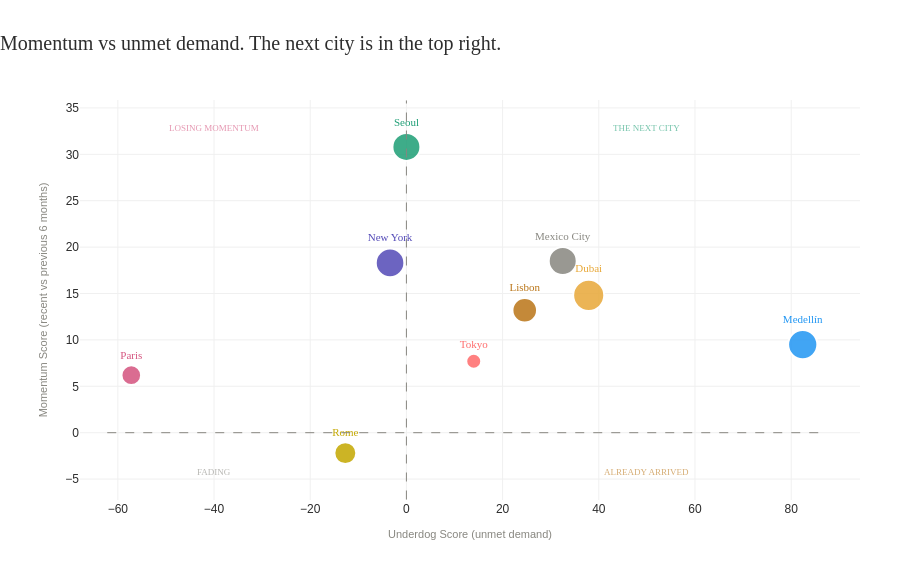

Notebook cell for this chart:
### Markdown cell above
## Act 5 — The Next City

Every city that is now overrun was once somewhere nobody 
had heard of. Lisbon was a cheap alternative to Barcelona 
before it became the city everyone was talking about. 
Medellín was a cautionary tale before it became a case 
study. Seoul was a niche interest before Squid Game made 
it the most culturally referenced city of its generation. 
The pattern is the same every time. The data just rarely 
gets asked to find it before it happens.

This final analysis combines everything built so far to 
answer the one question the travel industry keeps getting 
wrong: which city is next? Not which city is popular now. 
Not which city won last year. Which city is currently 
showing the early signal pattern that the cities above 
showed before they blew up.

The criteria are specific. Rising search momentum over 
the last 12 months. A positive underdog score meaning 
arrivals have not yet caught up with interest. No 
overtourism plateau signal yet. And a cultural moment 
either already happening or visibly building.

One city in this dataset meets all four criteria. The 
data has been pointing at it for eighteen months. The 
travel industry has not fully caught up yet.

### Code cell
# === CHART 5: THE NEXT CITY ===

# Calculate momentum score — last 6 months vs previous 6 months
momentum_data = []

for city in city_list_all:
    city_data = df_trends[df_trends['City'] == city].copy()
    city_data = city_data.sort_values('Month')
    
    latest = city_data['Month'].max()
    
    recent_6 = city_data[
        city_data['Month'] > latest - pd.DateOffset(months=6)
    ]['Interest'].mean()
    
    prev_6 = city_data[
        (city_data['Month'] <= latest - pd.DateOffset(months=6)) &
        (city_data['Month'] > latest - pd.DateOffset(months=12))
    ]['Interest'].mean()
    
    momentum = round(recent_6 - prev_6, 1)
    
    underdog_row = underdog_df[underdog_df['City'] == city]
    underdog_score = underdog_row['Underdog Score'].values[0] if len(underdog_row) > 0 else 0
    
    momentum_data.append({
        'City'           : city,
        'Recent Interest': round(recent_6, 1),
        'Prev Interest'  : round(prev_6, 1),
        'Momentum'       : momentum,
        'Underdog Score' : underdog_score
    })

momentum_df = pd.DataFrame(momentum_data).sort_values(
    'Momentum', ascending=False)

print(momentum_df.to_string(index=False))

# === BUBBLE CHART — MOMENTUM VS UNDERDOG SCORE ===
fig = go.Figure()

for _, row in momentum_df.iterrows():
    city = row['City']
    color = city_colors[city]
    
    fig.add_trace(go.Scatter(
        x=[row['Underdog Score']],
        y=[row['Momentum']],
        mode='markers+text',
        name=city,
        text=[city],
        textposition='top center',
        textfont=dict(size=11, color=color, family='Arial Black'),
        marker=dict(
            size=max(row['Recent Interest'] / 3, 15),
            color=color,
            opacity=0.85,
            line=dict(color='white', width=2)
        ),
        hovertemplate=(
            f"<b>{city}</b><br>"
            f"Momentum: {row['Momentum']:+.1f} points<br>"
            f"Underdog Score: {row['Underdog Score']:.1f}<br>"
            f"Recent Interest: {row['Recent Interest']:.1f}"
            "<extra></extra>"
        )
    ))

# Quadrant lines
fig.add_shape(type='line',
    x0=0, x1=0,
    y0=momentum_df['Momentum'].min() - 5,
    y1=momentum_df['Momentum'].max() + 5,
    line=dict(color='#888780', width=1, dash='dash'))

fig.add_shape(type='line',
    x0=momentum_df['Underdog Score'].min() - 5,
    x1=momentum_df['Underdog Score'].max() + 5,
    y0=0, y1=0,
    line=dict(color='#888780', width=1, dash='dash'))

# Quadrant labels
fig.add_annotation(x=50, y=momentum_df['Momentum'].max() + 2,
    text="THE NEXT CITY", showarrow=False,
    font=dict(size=9, color='#1D9E75', family='Arial Black'),
    opacity=0.6)

fig.add_annotation(x=-40, y=momentum_df['Momentum'].max() + 2,
    text="LOSING MOMENTUM", showarrow=False,
    font=dict(size=9, color='#D4537E', family='Arial Black'),
    opacity=0.6)

fig.add_annotation(x=50, y=momentum_df['Momentum'].min() - 2,
    text="ALREADY ARRIVED", showarrow=False,
    font=dict(size=9, color='#BA7517', family='Arial Black'),
    opacity=0.6)

fig.add_annotation(x=-40, y=momentum_df['Momentum'].min() - 2,
    text="FADING", showarrow=False,
    font=dict(size=9, color='#888780', family='Arial Black'),
    opacity=0.6)

fig.update_layout(
    title=dict(
        text='Momentum vs unmet demand. The next city is in the top right.',
        font=dict(size=20, color='#2d2d2d', family='Arial Black'),
        x=0, pad=dict(b=20)
    ),
    xaxis=dict(
        title=dict(
            text='Underdog Score (unmet demand)',
            font=dict(size=11, color='#888780')
        ),
        gridcolor='#f0f0f0',
        zeroline=False
    ),
    yaxis=dict(
        title=dict(
            text='Momentum Score (recent vs previous 6 months)',
            font=dict(size=11, color='#888780')
        ),
        gridcolor='#f0f0f0',
        zeroline=False
    ),
    plot_bgcolor='white',
    paper_bgcolor='white',
    height=580,
    margin=dict(l=80, r=40, t=100, b=80),
    font=dict(family='Arial', color='#2d2d2d'),
    showlegend=False,
    hoverlabel=dict(
        bgcolor='grey',
        bordercolor='#f0f0f0',
        font=dict(size=12, family='Arial'),
        namelength=-1
    )
)

fig.write_html('charts/chart5_next_city.html')
fig.write_image('charts/chart5_next_city.png',
                width=1200, height=580, scale=2)
fig.show()
print("Chart 5 saved.")

### Figure 1 — Plotly figure (JSON) as saved in the notebook; plotly's stock layout.template omitted (floating-point values rounded to 4 significant figures)
{"data": [{"hovertemplate": "<b>Seoul</b><br>Momentum: +30.8 points<br>Underdog Score: 0.0<br>Recent Interest: 84.0<extra></extra>", "marker": {"color": "#1D9E75", "line": {"color": "white", "width": 2}, "opacity": 0.85, "size": 28}, "mode": "markers+text", "name": "Seoul", "text": ["Seoul"], "textfont": {"color": "#1D9E75", "family": "Arial Black", "size": 11}, "textposition": "top center", "type": "scatter", "x": [0], "y": [30.8]}, {"hovertemplate": "<b>Mexico City</b><br>Momentum: +18.5 points<br>Underdog Score: 32.5<br>Recent Interest: 84.0<extra></extra>", "marker": {"color": "#888780", "line": {"color": "white", "width": 2}, "opacity": 0.85, "size": 28}, "mode": "markers+text", "name": "Mexico City", "text": ["Mexico City"], "textfont": {"color": "#888780", "family": "Arial Black", "size": 11}, "textposition": "top center", "type": "scatter", "x": [32.5], "y": [18.5]}, {"hovertemplate": "<b>New York</b><br>Momentum: +18.3 points<br>Underdog Score: -3.4<br>Recent Interest: 85.8<extra></extra>", "marker": {"color": "#534AB7", "line": {"color": "white", "width": 2}, "opacity": 0.85, "size": 28.6}, "mode": "markers+text", "name": "New York", "text": ["New York"], "textfont": {"color": "#534AB7", "family": "Arial Black", "size": 11}, "textposition": "top center", "type": "scatter", "x": [-3.4], "y": [18.3]}, {"hovertemplate": "<b>Dubai</b><br>Momentum: +14.8 points<br>Underdog Score: 37.9<br>Recent Interest: 93.3<extra></extra>", "marker": {"color": "#E8A838", "line": {"color": "white", "width": 2}, "opacity": 0.85, "size": 31.1}, "mode": "markers+text", "name": "Dubai", "text": ["Dubai"], "textfont": {"color": "#E8A838", "family": "Arial Black", "size": 11}, "textposition": "top center", "type": "scatter", "x": [37.9], "y": [14.8]}, {"hovertemplate": "<b>Lisbon</b><br>Momentum: +13.2 points<br>Underdog Score: 24.6<br>Recent Interest: 73.8<extra></extra>", "marker": {"color": "#BA7517", "line": {"color": "white", "width": 2}, "opacity": 0.85, "size": 24.6}, "mode": "markers+text", "name": "Lisbon", "text": ["Lisbon"], "textfont": {"color": "#BA7517", "family": "Arial Black", "size": 11}, "textposition": "top center", "type": "scatter", "x": [24.6], "y": [13.2]}, {"hovertemplate": "<b>Medellín</b><br>Momentum: +9.5 points<br>Underdog Score: 82.4<br>Recent Interest: 87.7<extra></extra>", "marker": {"color": "#2196F3", "line": {"color": "white", "width": 2}, "opacity": 0.85, "size": 29.23}, "mode": "markers+text", "name": "Medellín", "text": ["Medellín"], "textfont": {"color": "#2196F3", "family": "Arial Black", "size": 11}, "textposition": "top center", "type": "scatter", "x": [82.4], "y": [9.5]}, {"hovertemplate": "<b>Tokyo</b><br>Momentum: +7.7 points<br>Underdog Score: 14.0<br>Recent Interest: 33.8<extra></extra>", "marker": {"color": "#FF6B6B", "line": {"color": "white", "width": 2}, "opacity": 0.85, "size": 15}, "mode": "markers+text", "name": "Tokyo", "text": ["Tokyo"], "textfont": {"color": "#FF6B6B", "family": "Arial Black", "size": 11}, "textposition": "top center", "type": "scatter", "x": [14], "y": [7.7]}, {"hovertemplate": "<b>Paris</b><br>Momentum: +6.2 points<br>Underdog Score: -57.2<br>Recent Interest: 59.0<extra></extra>", "marker": {"color": "#D4537E", "line": {"color": "white", "width": 2}, "opacity": 0.85, "size": 19.67}, "mode": "markers+text", "name": "Paris", "text": ["Paris"], "textfont": {"color": "#D4537E", "family": "Arial Black", "size": 11}, "textposition": "top center", "type": "scatter", "x": [-57.2], "y": [6.2]}, {"hovertemplate": "<b>Rome</b><br>Momentum: -2.2 points<br>Underdog Score: -12.7<br>Recent Interest: 65.8<extra></extra>", "marker": {"color": "#C4A800", "line": {"color": "white", "width": 2}, "opacity": 0.85, "size": 21.93}, "mode": "markers+text", "name": "Rome", "text": ["Rome"], "textfont": {"color": "#C4A800", "family": "Arial Black", "size": 11}, "textposition": "top center", "type": "scatter", "x": [-12.7], "y": [-2.2]}], "layout": {"annotations": [{"font": {"color": "#1D9E75", "family": "Arial Black", "size": 9}, "opacity": 0.6, "showarrow": false, "text": "THE NEXT CITY", "x": 50, "y": 32.8}, {"font": {"color": "#D4537E", "family": "Arial Black", "size": 9}, "opacity": 0.6, "showarrow": false, "text": "LOSING MOMENTUM", "x": -40, "y": 32.8}, {"font": {"color": "#BA7517", "family": "Arial Black", "size": 9}, "opacity": 0.6, "showarrow": false, "text": "ALREADY ARRIVED", "x": 50, "y": -4.2}, {"font": {"color": "#888780", "family": "Arial Black", "size": 9}, "opacity": 0.6, "showarrow": false, "text": "FADING", "x": -40, "y": -4.2}], "font": {"color": "#2d2d2d", "family": "Arial"}, "height": 580, "hoverlabel": {"bgcolor": "grey", "bordercolor": "#f0f0f0", "font": {"family": "Arial", "size": 12}, "namelength": -1}, "margin": {"b": 80, "l": 80, "r": 40, "t": 100}, "paper_bgcolor": "white", "plot_bgcolor": "white", "shapes": [{"line": {"color": "#888780", "dash": "dash", "width": 1}, "type": "line", "x0": 0, "x1": 0, "y0": -7.2, "y1": 35.8}, {"line": {"color": "#888780", "dash": "dash", "width": 1}, "type": "line", "x0": -62.2, "x1": 87.4, "y0": 0, "y1": 0}], "showlegend": false, "title": {"font": {"color": "#2d2d2d", "family": "Arial Black", "size": 20}, "pad": {"b": 20}, "text": "Momentum vs unmet demand. The next city is in the top right.", "x": 0}, "xaxis": {"gridcolor": "#f0f0f0", "title": {"font": {"color": "#888780", "size": 11}, "text": "Underdog Score (unmet demand)"}, "zeroline": false}, "yaxis": {"gridcolor": "#f0f0f0", "title": {"font": {"color": "#888780", "size": 11}, "text": "Momentum Score (recent vs previous 6 months)"}, "zeroline": false}}}
